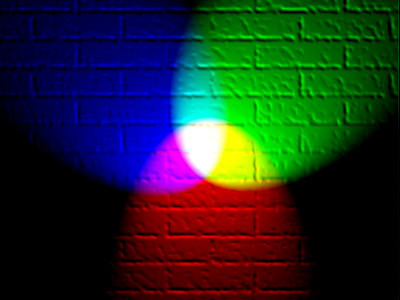
#> input picture RGB.jpg, 400 x 300 px, given in place of the camera
$ python dot_detection_from_camear.py
#> lines starting #> are read from the running program, lines starting #| are printed output that depends on the picture; after the words box and inside, x2 and y2 are one past the last pixel; in counts of white or black regions, pixels touching at a corner belong together
import cv2
import numpy as np
import requests
from skimage.transform import (hough_line, hough_line_peaks, probabilistic_hough_line)
import matplotlib.pyplot as plt
import math

url = 'http://192.168.1.85:8080/shot.jpg'


# make a parameter adjust window
def nothing():
    pass

cv2.namedWindow('ADJ_Window')
cv2.namedWindow('ADJ_Window_2')
#cv2.createTrackbar('Gus_blur', 'ADJ_Window', 4, 10, nothing)
#cv2.createTrackbar('kernel number', 'ADJ_Window', 5, 10, nothing)

# Bar for HSV
cv2.createTrackbar('LH', 'ADJ_Window', 36, 255, nothing)
cv2.createTrackbar('UH', 'ADJ_Window', 64, 255, nothing)
cv2.createTrackbar('LS', 'ADJ_Window', 49, 255, nothing)
cv2.createTrackbar('US', 'ADJ_Window', 255, 255, nothing)
cv2.createTrackbar('LV', 'ADJ_Window', 53, 255, nothing)
cv2.createTrackbar('UV', 'ADJ_Window', 255, 255, nothing)
switch = 'O:Off\n1:On'
cv2.createTrackbar(switch, 'ADJ_Window', 0, 1, nothing)

cv2.createTrackbar('LH_2', 'ADJ_Window_2', 73, 255, nothing)
cv2.createTrackbar('UH_2', 'ADJ_Window_2', 132, 255, nothing)
cv2.createTrackbar('LS_2', 'ADJ_Window_2', 49, 255, nothing)
cv2.createTrackbar('US_2', 'ADJ_Window_2', 255, 255, nothing)
cv2.createTrackbar('LV_2', 'ADJ_Window_2', 53, 255, nothing)
cv2.createTrackbar('UV_2', 'ADJ_Window_2', 223, 255, nothing)

cap = cv2.VideoCapture(1)

while True:
    _, img = cap.read()
#> img is the input picture: shape (300, 400, 3); mean B, G, R 36.9, 41.6, 29.5
    # [6 lines of commented-out code are left out]
    output = img.copy()

    hsv = cv2.cvtColor(img, cv2.COLOR_BGR2HSV)
#> hsv: shape (300, 400, 3); mean H, S, V 52.5, 186, 86.6

    l_h = cv2.getTrackbarPos('LH','ADJ_Window')
    l_s = cv2.getTrackbarPos('LS','ADJ_Window')
    l_v = cv2.getTrackbarPos('LV','ADJ_Window')
    u_h = cv2.getTrackbarPos('UH','ADJ_Window')
    u_s = cv2.getTrackbarPos('US','ADJ_Window')
    u_v = cv2.getTrackbarPos('UV','ADJ_Window')
    switch_on_off = cv2.getTrackbarPos(switch,'ADJ_Window')

    l_h_2 = cv2.getTrackbarPos('LH_2','ADJ_Window_2')
    l_s_2 = cv2.getTrackbarPos('LS_2','ADJ_Window_2')
    l_v_2 = cv2.getTrackbarPos('LV_2','ADJ_Window_2')
    u_h_2 = cv2.getTrackbarPos('UH_2','ADJ_Window_2')
    u_s_2 = cv2.getTrackbarPos('US_2','ADJ_Window_2')
    u_v_2 = cv2.getTrackbarPos('UV_2','ADJ_Window_2')

    # boudrays
    l_b = np.array([l_h, l_s, l_v])
    u_b = np.array([u_h, u_s, u_v])
    l_b_2 = np.array([l_h_2, l_s_2, l_v_2])
    u_b_2 = np.array([u_h_2, u_s_2, u_v_2])

    mask_1 = cv2.inRange(hsv, l_b, u_b)
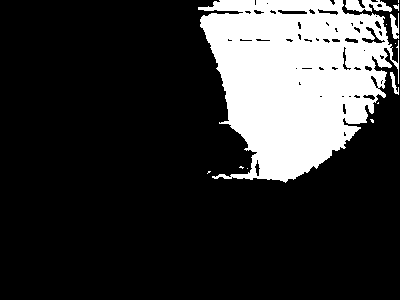
#> mask_1: shape (300, 400); 20.6% white; 13 white regions (8 under 20 px), largest, box (x1, y1, x2, y2) and area: (198, 0, 399, 183) 24094, (345, 0, 392, 12) 371, (390, 13, 399, 39) 139, (390, 72, 399, 95) 81, (393, 4, 399, 11) 22
    mask_2 = cv2.inRange(hsv, l_b_2, u_b_2)
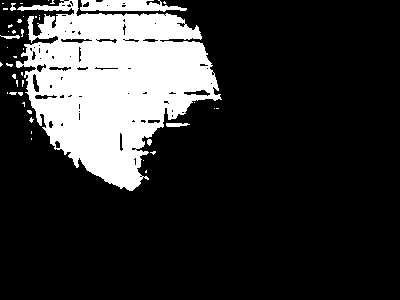
#> mask_2: shape (300, 400); 19.9% white; 44 white regions (38 under 20 px), largest, box (x1, y1, x2, y2) and area: (16, 0, 222, 191) 22506, (80, 0, 187, 12) 899, (166, 123, 190, 127) 78, (0, 35, 20, 39) 47, (10, 3, 16, 11) 29, (147, 139, 152, 146) 26
    res = cv2.bitwise_and(img, img, mask=mask_1) #using mask to filter color
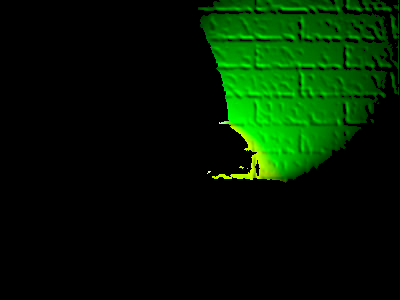
#> res: shape (300, 400, 3); mean B, G, R 0.2, 27.1, 1.4
    res_2 = cv2.bitwise_and(img, img, mask=mask_2)
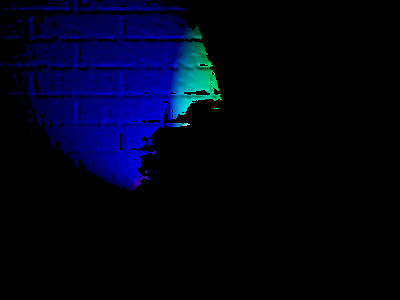
#> res_2: shape (300, 400, 3); mean B, G, R 22.8, 2.9, 0.1
    gray = cv2.cvtColor(res, cv2.COLOR_BGR2GRAY)
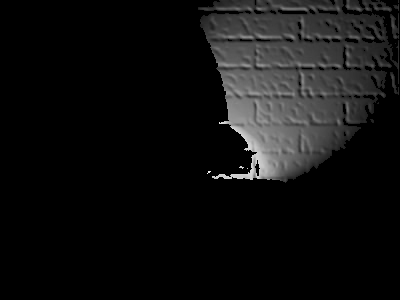
#> gray: shape (300, 400); min 0, max 245, mean 16.3
    gray_2 = cv2.cvtColor(res_2, cv2.COLOR_BGR2GRAY)
    ###########  transform: erode and dilate
    ########  mask threshold and kernel size  #########
    _, mask_transform = cv2.threshold(gray,50, 200, cv2.THRESH_BINARY)
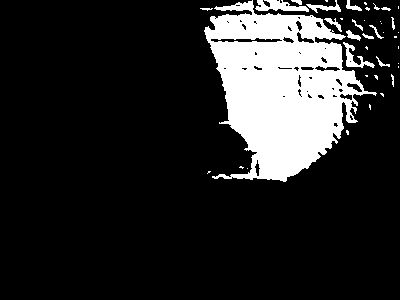
#> mask_transform: shape (300, 400); values 0 (black) and 200 (white), 15.9% white; 40 white regions (24 under 20 px), largest, box (x1, y1, x2, y2) and area: (204, 0, 377, 182) 17607, (255, 0, 309, 12) 372, (343, 42, 375, 68) 258
    _, mask_transform_2 = cv2.threshold(gray_2,50, 200, cv2.THRESH_BINARY)
#> mask_transform_2: shape (300, 400); values 0 (black) and 200 (white), 1.8% white; 8 white regions (5 under 20 px), largest, box (x1, y1, x2, y2) and area: (171, 42, 222, 119) 2073, (191, 33, 202, 39) 51, (172, 123, 190, 127) 50
    kernel = np.ones((3,3),np.uint8)
    ######  iterrations  can be change later   ######
    dilation = cv2.dilate(mask_transform, kernel, iterations=5) # area of black dot get smaller
#> dilation: shape (300, 400); values 0 (black) and 200 (white), 24.1% white; 1 white region, box (x1, y1, x2, y2) and area: (195, 0, 400, 187) 28945
    dilation_2 = cv2.dilate(mask_transform_2, kernel, iterations=5) # area of black dot get smaller
#> dilation_2: shape (300, 400); values 0 (black) and 200 (white), 3.7% white; 2 white regions, box (x1, y1, x2, y2) and area: (166, 28, 227, 132) 4253, (141, 167, 152, 182) 165
    erosion = cv2.erode(dilation, kernel, iterations=5) # area of black get larger
#> erosion: shape (300, 400); values 0 (black) and 200 (white), 20% white; 2 white regions (1 under 20 px), largest, box (x1, y1, x2, y2) and area: (200, 0, 400, 182) 23986
    erosion_2 = cv2.erode(dilation_2, kernel, iterations=5) # area of black get larger
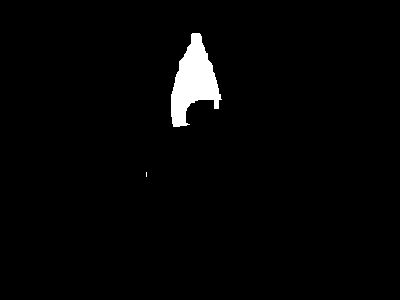
#> erosion_2: shape (300, 400); values 0 (black) and 200 (white), 2.1% white; 2 white regions (1 under 20 px), largest, box (x1, y1, x2, y2) and area: (171, 33, 222, 127) 2573

    if switch_on_off == 1:
        # detect circles in the image
        circles = cv2.HoughCircles(gray, cv2.HOUGH_GRADIENT, 1, 100, param1=100, param2=30, minRadius=0, maxRadius=0)
        circles_2 = cv2.HoughCircles(gray_2, cv2.HOUGH_GRADIENT, 1, 100, param1=100, param2=30, minRadius=0, maxRadius=0)
        x1, y1 = 1, 1
        x2, y2 = 1, 1
        # ensure at least some circles were found
        if circles is not None:
	        circles = np.around(circles[0, :]).astype(int)
        if circles_2 is not None:
	        circles_2 = np.round(circles_2[0, :]).astype(int)

        # draw the circle to visulize them
        if circles is not None and circles_2 is not None:
            for (x1, y1, r) in circles:
                cv2.circle(output, (x1, y1), r, (0, 0, 255), 4)
                cv2.rectangle(output, (x1 - 5, y1 - 5), (x1 + 5, y1 + 5), (0, 128, 255), -1)
            for (x2, y2, r2) in circles_2:
                cv2.circle(output, (x2, y2), r2, (0, 0, 255), 4)
                cv2.rectangle(output, (x2 - 5, y2 - 5), (x2 + 5, y2 + 5), (0, 128, 255), -1)

        # first horizantal line
        if x2 is not None and y2 is not None:
            cv2.line(output, (0, y2), (img_width, y2), (0, 0, 255), 1)
        # second slope line
        if x1 is not None and y1 is not None:
            cv2.line(output, (x1, y1), (x2, y2), (0, 0, 255), 1)
        font = cv2.FONT_HERSHEY_SIMPLEX

        #angle calculation
        if x2 is not None and y2 is not None:
            if x1 is not None and y1 is not None:
                print(x1, '   ', y1)
                print(x2, '   ', y2)
                print('    ')
                x_1 = x1 - x2
                y_1 = y1 - y2
                x_2 = 1
                y_2 = 0
                dot = x_1*x_2 + y_1*y_2      # dot product
                det = x_1*y_2 - y_1*x_2      # determinant
                angle = math.atan2(det, dot)/(math.pi)*180  # atan2(y, x) or atan2(sin, cos)
                if angle<0:
                    angle = 360 + angle
                    # arctan_value = (y1-y2)/(x1-x2)
                    # angle = (math.atan(arctan_value))/(math.pi)*180
                print('angle: ', angle)
                cv2.putText(output, 'Angle is:'+str(angle), (10, 30),font, fontScale=0.6, color=(0,0,255))

    else:
        pass

    # show the output image
    cv2.imshow('output', output)
    cv2.imshow('res',res)
    cv2.imshow('res2',res_2)
    cv2.imshow('erosion', erosion)
    cv2.imshow('gray',gray)

    key = cv2.waitKey(1)
#> (key Esc is pressed here)
    if key == 27:
        break
#cap.release()
cv2.destroyAllWindows()
